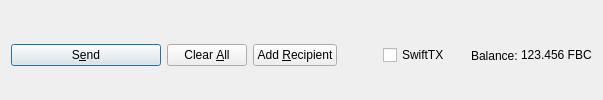
         <widget class="QFrame" name="frame_Send">
          <layout class="QHBoxLayout" name="horizontalLayout">
           <property name="bottomMargin">
            <number>0</number>
           </property>
           <item>
            <widget class="QPushButton" name="sendButton">
             <property name="minimumSize">
              <size>
               <width>150</width>
               <height>0</height>
              </size>
             </property>
             <property name="toolTip">
              <string>Confirm the send action</string>
             </property>
             <property name="text">
              <string>S&amp;end</string>
             </property>
             <property name="icon">
              <iconset resource="../fibercoin.qrc">
               <normaloff>:/icons/send</normaloff>:/icons/send</iconset>
             </property>
             <property name="autoDefault">
              <bool>false</bool>
             </property>
             <property name="default">
              <bool>true</bool>
             </property>
            </widget>
           </item>
           <item>
            <widget class="QPushButton" name="clearButton">
             <property name="sizePolicy">
              <sizepolicy hsizetype="Minimum" vsizetype="Fixed">
               <horstretch>0</horstretch>
               <verstretch>0</verstretch>
              </sizepolicy>
             </property>
             <property name="toolTip">
              <string>Clear all fields of the form.</string>
             </property>
             <property name="text">
              <string>Clear &amp;All</string>
             </property>
             <property name="icon">
              <iconset resource="../fibercoin.qrc">
               <normaloff>:/icons/remove</normaloff>:/icons/remove</iconset>
             </property>
             <property name="autoDefault">
              <bool>false</bool>
             </property>
            </widget>
           </item>
           <item>
            <widget class="QPushButton" name="addButton">
             <property name="toolTip">
              <string>Send to multiple recipients at once</string>
             </property>
             <property name="text">
              <string>Add &amp;Recipient</string>
             </property>
             <property name="icon">
              <iconset resource="../fibercoin.qrc">
               <normaloff>:/icons/add</normaloff>:/icons/add</iconset>
             </property>
             <property name="autoDefault">
              <bool>false</bool>
             </property>
            </widget>
           </item>
           <item>
            <spacer name="horizontalSpacer">
             <property name="orientation">
              <enum>Qt::Horizontal</enum>
             </property>
             <property name="sizeHint" stdset="0">
              <size>
               <width>40</width>
               <height>20</height>
              </size>
             </property>
            </spacer>
           </item>
           <item>
            <layout class="QHBoxLayout" name="horizontalLayout_2">
             <property name="spacing">
              <number>3</number>
             </property>
             <item>
              <widget class="QCheckBox" name="checkSwiftTX">
               <property name="enabled">
                <bool>true</bool>
               </property>
               <property name="minimumSize">
                <size>
                 <width>85</width>
                 <height>0</height>
                </size>
               </property>
               <property name="text">
                <string>SwiftTX</string>
               </property>
              </widget>
             </item>
             <item>
              <widget class="QLabel" name="label">
               <property name="text">
                <string>Balance:</string>
               </property>
              </widget>
             </item>
             <item>
              <widget class="QLabel" name="labelBalance">
               <property name="sizePolicy">
                <sizepolicy hsizetype="Preferred" vsizetype="Fixed">
                 <horstretch>0</horstretch>
                 <verstretch>0</verstretch>
                </sizepolicy>
               </property>
               <property name="cursor">
                <cursorShape>IBeamCursor</cursorShape>
               </property>
               <property name="text">
                <string notr="true">123.456 FBC</string>
               </property>
               <property name="textInteractionFlags">
                <set>Qt::LinksAccessibleByMouse|Qt::TextSelectableByKeyboard|Qt::TextSelectableByMouse</set>
               </property>
              </widget>
             </item>
            </layout>
           </item>
          </layout>
         </widget>
